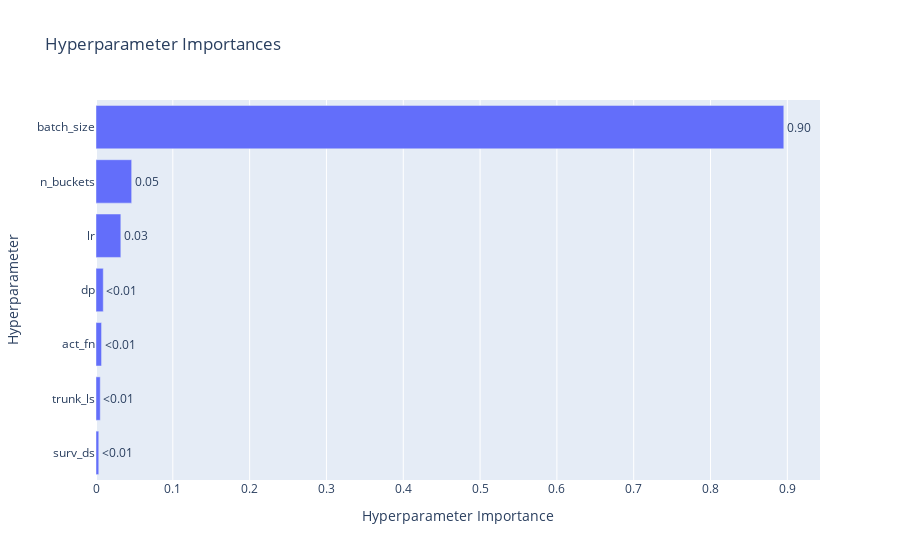
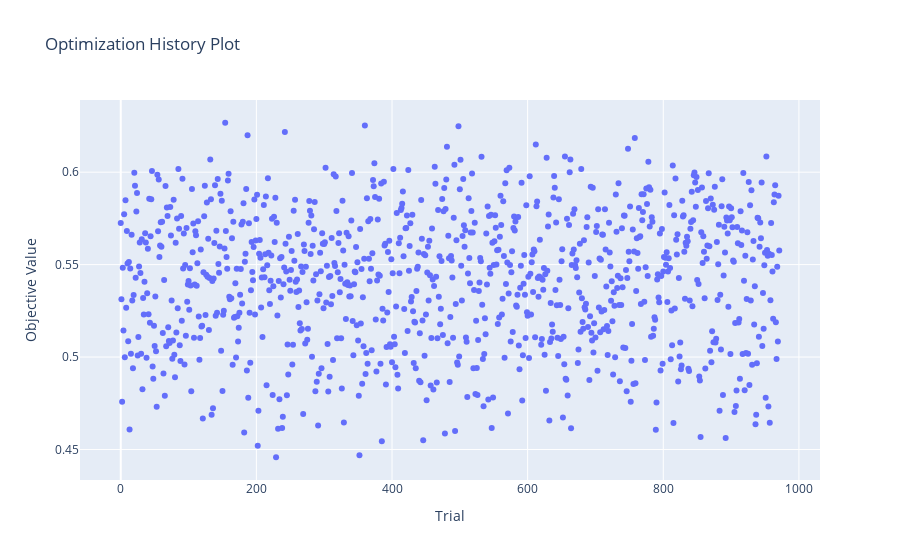

Write notebook code for charts like these, in order.
### Markdown cell above
### Survival Prediction

### Code cell
print_study_results("surv_mlp")

### Figure 1 — Plotly figure (JSON) as saved in the notebook; plotly's stock layout.template omitted (floating-point values rounded to 4 significant figures)
{"data": [{"cliponaxis": false, "hovertemplate": ["surv_ds (CategoricalDistribution): 0.0036086425621994402<extra></extra>", "trunk_ls (CategoricalDistribution): 0.0055321371846070765<extra></extra>", "act_fn (CategoricalDistribution): 0.00722620242251028<extra></extra>", "dp (CategoricalDistribution): 0.00947172019893344<extra></extra>", "lr (CategoricalDistribution): 0.03232691193924589<extra></extra>", "n_buckets (CategoricalDistribution): 0.04643017723195843<extra></extra>", "batch_size (CategoricalDistribution): 0.8954042084605456<extra></extra>"], "name": "Objective Value", "orientation": "h", "text": ["<0.01", "<0.01", "<0.01", "<0.01", "0.03", "0.05", "0.90"], "textposition": "outside", "type": "bar", "x": [0.003609, 0.005532, 0.007226, 0.009472, 0.03233, 0.04643, 0.8954], "y": ["surv_ds", "trunk_ls", "act_fn", "dp", "lr", "n_buckets", "batch_size"]}], "layout": {"title": {"text": "Hyperparameter Importances"}, "xaxis": {"title": {"text": "Hyperparameter Importance"}}, "yaxis": {"title": {"text": "Hyperparameter"}}}}

### Figure 2 — Plotly figure (JSON) as saved in the notebook; plotly's stock layout.template omitted (floating-point values rounded to 4 significant figures; data arrays with more than 128 entries replaced by an {"elided": "..."} marker saying what was removed)
{"data": [{"mode": "markers", "name": "Objective Value", "type": "scatter", "x": {"elided": "972 int values"}, "y": {"elided": "972 float values"}}, {"marker": {"color": "#cccccc"}, "mode": "markers", "name": "Infeasible Trial", "showlegend": false, "type": "scatter", "x": [], "y": []}], "layout": {"title": {"text": "Optimization History Plot"}, "xaxis": {"title": {"text": "Trial"}}, "yaxis": {"title": {"text": "Objective Value"}}}}
